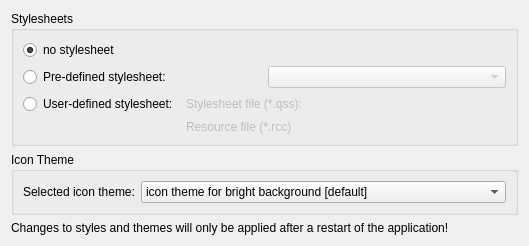
<?xml version="1.0" encoding="UTF-8"?>
<ui version="4.0">
 <class>WidgetPropGeneralStyles</class>
 <widget class="QWidget" name="WidgetPropGeneralStyles">
  <property name="geometry">
   <rect>
    <x>0</x>
    <y>0</y>
    <width>529</width>
    <height>239</height>
   </rect>
  </property>
  <property name="windowTitle">
   <string>Form</string>
  </property>
  <layout class="QVBoxLayout" name="verticalLayout_5">
   <item>
    <widget class="QGroupBox" name="groupBox_3">
     <property name="title">
      <string>Stylesheets</string>
     </property>
     <layout class="QVBoxLayout" name="verticalLayout_2">
      <item>
       <widget class="QRadioButton" name="radioNoStyle">
        <property name="text">
         <string>no stylesheet</string>
        </property>
        <property name="checked">
         <bool>true</bool>
        </property>
       </widget>
      </item>
      <item>
       <layout class="QHBoxLayout" name="horizontalLayout_2">
        <item>
         <widget class="QRadioButton" name="radioPredefinedStyle">
          <property name="text">
           <string>Pre-defined stylesheet:</string>
          </property>
         </widget>
        </item>
        <item>
         <widget class="QComboBox" name="comboPredefinedStyle">
          <property name="enabled">
           <bool>false</bool>
          </property>
         </widget>
        </item>
       </layout>
      </item>
      <item>
       <layout class="QGridLayout" name="gridLayout">
        <item row="0" column="0">
         <widget class="QRadioButton" name="radioUserdefinedStyle">
          <property name="text">
           <string>User-defined stylesheet:</string>
          </property>
         </widget>
        </item>
        <item row="0" column="1">
         <widget class="QLabel" name="label_2">
          <property name="enabled">
           <bool>false</bool>
          </property>
          <property name="text">
           <string>Stylesheet file (*.qss):</string>
          </property>
         </widget>
        </item>
        <item row="0" column="2">
         <widget class="PathLineEdit" name="pathStylesheet">
          <property name="enabled">
           <bool>false</bool>
          </property>
          <property name="nameFilters">
           <stringlist>
            <string>Stylesheet file (*.qss)</string>
           </stringlist>
          </property>
         </widget>
        </item>
        <item row="1" column="1">
         <widget class="QLabel" name="label_3">
          <property name="enabled">
           <bool>false</bool>
          </property>
          <property name="text">
           <string>Resource file (*.rcc)</string>
          </property>
         </widget>
        </item>
        <item row="1" column="2">
         <widget class="PathLineEdit" name="pathResource">
          <property name="enabled">
           <bool>false</bool>
          </property>
          <property name="filters">
           <set>PathLineEdit::AllEntries|PathLineEdit::Dirs|PathLineEdit::Drives|PathLineEdit::Files|PathLineEdit::NoDot|PathLineEdit::NoDotDot|PathLineEdit::Readable</set>
          </property>
          <property name="nameFilters">
           <stringlist>
            <string>Resource file (*.rcc)</string>
           </stringlist>
          </property>
         </widget>
        </item>
       </layout>
      </item>
     </layout>
    </widget>
   </item>
   <item>
    <widget class="QGroupBox" name="groupBox_2">
     <property name="title">
      <string>Icon Theme</string>
     </property>
     <layout class="QHBoxLayout" name="horizontalLayout">
      <item>
       <widget class="QLabel" name="label">
        <property name="sizePolicy">
         <sizepolicy hsizetype="Maximum" vsizetype="Preferred">
          <horstretch>0</horstretch>
          <verstretch>0</verstretch>
         </sizepolicy>
        </property>
        <property name="text">
         <string>Selected icon theme:</string>
        </property>
       </widget>
      </item>
      <item>
       <widget class="QComboBox" name="comboIconTheme">
        <item>
         <property name="text">
          <string>icon theme for bright background [default]</string>
         </property>
        </item>
        <item>
         <property name="text">
          <string>icon theme for dark background</string>
         </property>
        </item>
       </widget>
      </item>
     </layout>
    </widget>
   </item>
   <item>
    <widget class="QLabel" name="label_4">
     <property name="text">
      <string>Changes to styles and themes will only be applied after a restart of the application!</string>
     </property>
    </widget>
   </item>
   <item>
    <spacer name="verticalSpacer">
     <property name="orientation">
      <enum>Qt::Vertical</enum>
     </property>
     <property name="sizeHint" stdset="0">
      <size>
       <width>20</width>
       <height>40</height>
      </size>
     </property>
    </spacer>
   </item>
  </layout>
 </widget>
 <customwidgets>
  <customwidget>
   <class>PathLineEdit</class>
   <extends>QWidget</extends>
   <header>pathLineEdit.h</header>
  </customwidget>
 </customwidgets>
 <resources/>
 <connections>
  <connection>
   <sender>radioPredefinedStyle</sender>
   <signal>toggled(bool)</signal>
   <receiver>comboPredefinedStyle</receiver>
   <slot>setEnabled(bool)</slot>
   <hints>
    <hint type="sourcelabel">
     <x>163</x>
     <y>73</y>
    </hint>
    <hint type="destinationlabel">
     <x>288</x>
     <y>67</y>
    </hint>
   </hints>
  </connection>
  <connection>
   <sender>radioUserdefinedStyle</sender>
   <signal>toggled(bool)</signal>
   <receiver>label_2</receiver>
   <slot>setEnabled(bool)</slot>
   <hints>
    <hint type="sourcelabel">
     <x>128</x>
     <y>94</y>
    </hint>
    <hint type="destinationlabel">
     <x>236</x>
     <y>94</y>
    </hint>
   </hints>
  </connection>
  <connection>
   <sender>radioUserdefinedStyle</sender>
   <signal>toggled(bool)</signal>
   <receiver>label_3</receiver>
   <slot>setEnabled(bool)</slot>
   <hints>
    <hint type="sourcelabel">
     <x>75</x>
     <y>93</y>
    </hint>
    <hint type="destinationlabel">
     <x>210</x>
     <y>122</y>
    </hint>
   </hints>
  </connection>
  <connection>
   <sender>radioUserdefinedStyle</sender>
   <signal>toggled(bool)</signal>
   <receiver>pathResource</receiver>
   <slot>setEnabled(bool)</slot>
   <hints>
    <hint type="sourcelabel">
     <x>64</x>
     <y>97</y>
    </hint>
    <hint type="destinationlabel">
     <x>312</x>
     <y>116</y>
    </hint>
   </hints>
  </connection>
  <connection>
   <sender>radioUserdefinedStyle</sender>
   <signal>toggled(bool)</signal>
   <receiver>pathStylesheet</receiver>
   <slot>setEnabled(bool)</slot>
   <hints>
    <hint type="sourcelabel">
     <x>54</x>
     <y>95</y>
    </hint>
    <hint type="destinationlabel">
     <x>296</x>
     <y>88</y>
    </hint>
   </hints>
  </connection>
 </connections>
</ui>
